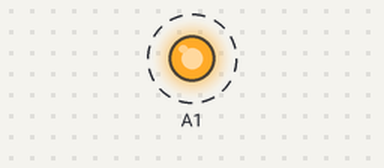
Bench run of a sketch on a simulated Arduino Uno, built with avr-gcc and run on an emulated ATmega328P. On the bench: output pins drawn as LEDs (lit = HIGH). Dashed ring = blinking.

Above: at 0.5 s.
Timing chart, 0 to 4.6 s (numbered marks = the images above):
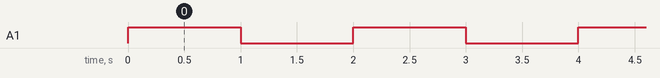

Measured:
- by itself, A1: alternates HIGH for 1.0 s and LOW for 1.0 s

The sketch:

sketch_jul16a.ino
```cpp
void setup() {
pinMode(A1,OUTPUT);
}

void loop() {
 digitalWrite(A1,HIGH);
 delay(1000);
 digitalWrite(A1,LOW);
delay(1000);
}
```
